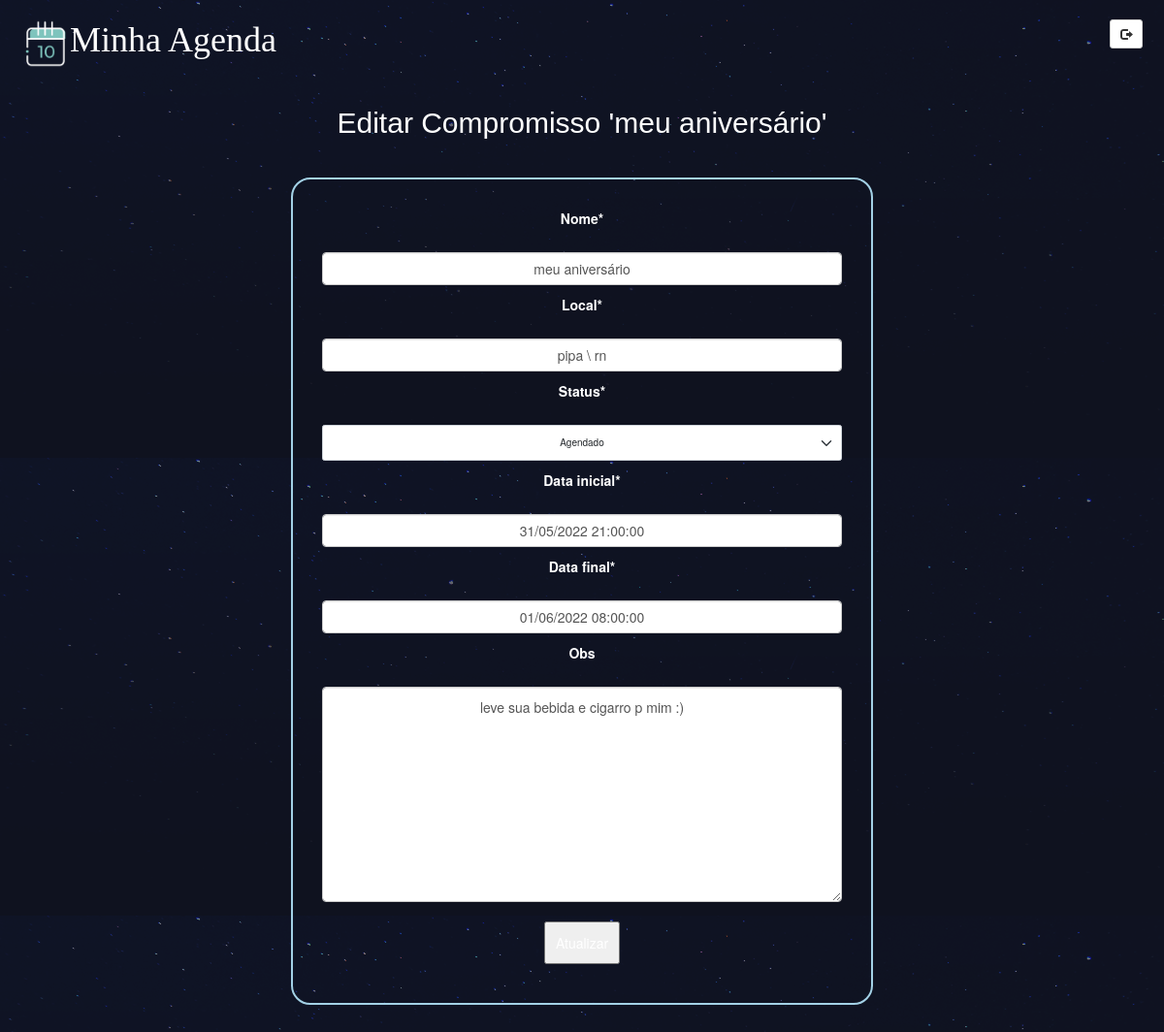
Screenshot of /compromissos/edita/13/ (signed in) with the database file from the repository.
### compromisso/models.py (models this page shows, shortened)
class Compromisso(models.Model):
    nome = models.CharField(max_length=100)
    local = models.CharField(max_length=100)
    obs = models.TextField(blank=True)
    AG = 'Agendado'
    RL = 'Realizado'
    CL = 'Cancelado'
    status = models.CharField(max_length=20, choices=[(AG, 'Agendado'), (RL, 'Realizado'), (CL, 'Cancelado')],
                              default='Agendado')
    data_inicial = models.DateTimeField()
    data_final = models.DateTimeField()
    autor = models.ForeignKey(User, default=None, on_delete=models.CASCADE)

### compromisso/views.py (the view, shortened to what this page needs)
# urls.py: path('edita/<int:comp_id>/', views.compromisso_edita, name="edita"),
@login_required(login_url="/accounts/login/")
def compromisso_edita(request, comp_id):
    compromisso = Compromisso.objects.get(id=comp_id)
    form = compr_forms.EditaCompromissoForm(request.POST or None, instance=compromisso)
    return render(request, 'compromisso/compromisso_edita.html', {'compromisso': compromisso,  'form':form})

### compromisso/forms.py
class EditaCompromissoForm(forms.ModelForm):
    class Meta:
        model = models.Compromisso
        fields = ['nome', 'local', 'status', 'data_inicial', 'data_final', 'obs']

### compromisso/templates/compromisso/compromisso_edita.html (shortened to what this page needs)
{% extends 'base_layout.html'%}
{% load crispy_forms_tags %}
{% block content %}
        <h2 class="loginheader">Editar Compromisso '{{ compromisso.nome }}'</h2>
        <div class="compromisso-visualiza-wrapper">
        <div class="compromisso-visualiza">
                <form class="site-form" action="" method="post">
                        {{ form| crispy }}
                        <input type="submit" value="Atualizar">
                </form>
        </div>
        </div>
{% endblock %}

### assets/styles.css (style rules this page uses)
body { background-color: #0f121f; background-image: url(/static/stars.png); background-repeat-y: no-repeat; color: #fff; padding: 0 2px 0 2px; }
.loginheader { text-align: center; }
.compromisso-visualiza-wrapper { display: flex; align-items: center; justify-content: center; }
.compromisso-visualiza { width: 600px; border-radius: 20px; align-self: center; text-align: center; border: 2px solid #a3d1e6; margin: 40px; padding: 30px; }
h1,h2,h3,h4,h5 { font-weight: normal; margin: 0; }
h2,h3,h4,h5 { font-family: Helvetica; }
.site-form input, .site-form textarea, .site-form select { display: block; margin: 20px 0 10px 0; text-align: center; display: block; margin-left: auto; margin-right: auto; padding: 10px; }

### rows the page displays
Compromisso: nome "meu aniversário", local "pipa \\ rn", status "Agendado", data_inicial "31/05/2022 21:00:00", data_final "01/06/2022 08:00:00", obs "leve sua bebida e cigarro p mim :)"
